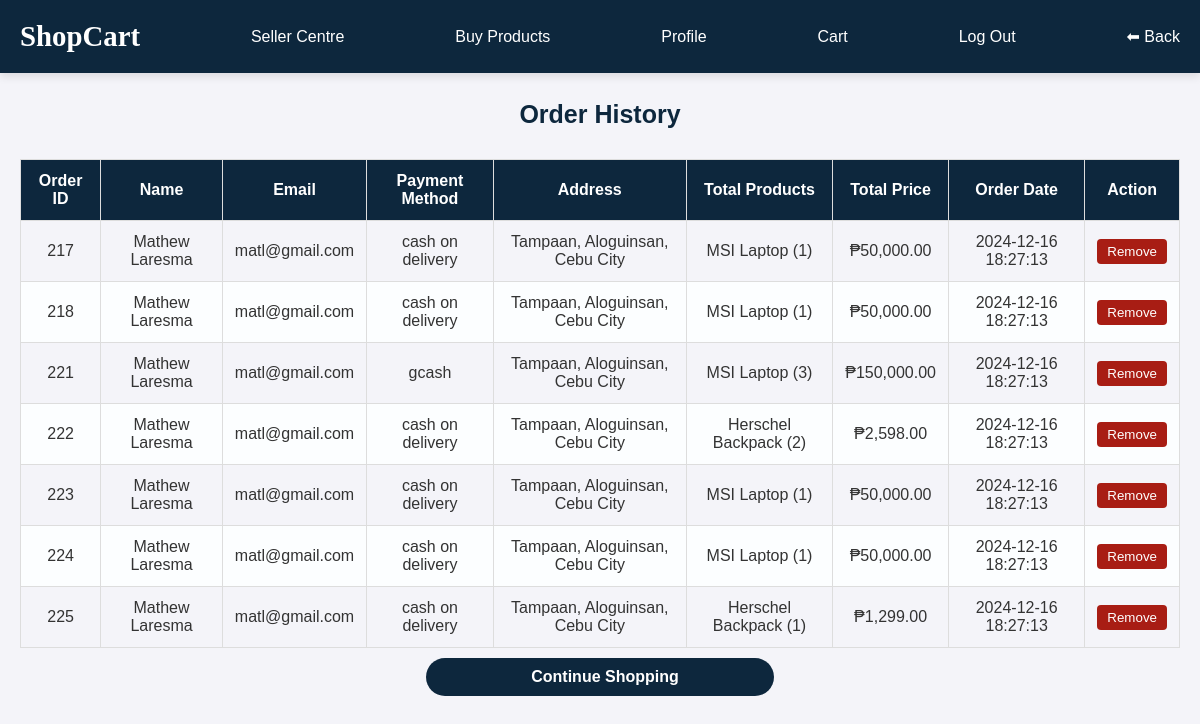
Screenshot of /Buyer/order_history.php (signed in) with the database file from the repository.
### tables this page shows
CREATE TABLE `orders` (
  `order_id` int(11) NOT NULL,
  `name` varchar(255) NOT NULL,
  `contact_number` varchar(12) NOT NULL,
  `email` varchar(100) NOT NULL,
  `payment_method` varchar(100) NOT NULL,
  `address` varchar(200) NOT NULL,
  `total_products` varchar(255) NOT NULL,
  `total_price` varchar(255) NOT NULL,
  `order_date` timestamp NOT NULL DEFAULT current_timestamp()
);

### Classes/Buyer.php (called while the page is built, shortened)
<?php
class Buyer extends User{
    private $db;
    private $buyer_id;
    public function __construct($db, $buyer_id = 0) {
        $this->db = $db;
        $this->buyer_id = $buyer_id;
    }
    public function getProfileDetails() {
        $query = "SELECT fname, lname, contact_number, email, address FROM buyers WHERE id = ?";
        $stmt = mysqli_prepare($this->db, $query);
        mysqli_stmt_bind_param($stmt, "i", $this->buyer_id);
        mysqli_stmt_execute($stmt);
        mysqli_stmt_bind_result($stmt, $fname, $lname, $contact_number, $email, $address);
        return [
            'name' => htmlspecialchars($fname) . ' ' . htmlspecialchars($lname),
            'contact_number' => htmlspecialchars($contact_number),
            'email' => htmlspecialchars($email),
            'address' => htmlspecialchars($address),
        ];
    }
public function fetchOrderHistory() {
    $buyerDetails = $this->getProfileDetails();
    $query = "SELECT * FROM orders WHERE email = ? ORDER BY order_date DESC";
    $stmt = mysqli_prepare($this->db, $query);
    mysqli_stmt_bind_param($stmt, "s", $buyerDetails['email']);
    mysqli_stmt_execute($stmt);
    return mysqli_stmt_get_result($stmt);
}
}
?>

### Buyer/order_history.php (the view, shortened to what this page needs)
<?php
require_once __DIR__ . "/../Classes/Buyer.php";
$buyerId = $_SESSION['buyer_id'];
$buyer = new Buyer($connect, $buyerId);
$orderHistory = $buyer->fetchOrderHistory();
?>
<!DOCTYPE html>
<html lang="en">
<head>
    <link rel="stylesheet" href="../css/order_history.css">
</head>
<body>
<div class="topnav">
    <h1><span>ShopCart</span></h1>
    <a href="../Seller/seller_sign_up.php">Seller Centre</a>
    <a href="../Buyer/buyer_page.php">Buy Products</a>
    <a href="../Buyer/buyer_profile.php" name="buyer_profile">Profile</a>
    <a href="../Buyer/cart.php">Cart</a>
    <a href="../log_out.php" name="log_out">Log Out</a>
    <a href="../Buyer/buyer_page.php" class="back-button">⬅ Back</a>
</div>
<div class="container">
<center><div class="heading">Order History</div></center>
    <table>
        <thead>
            <tr>
                <th>Order ID</th>
                <th>Name</th>
                <th>Email</th>
                <th>Payment Method</th>
                <th>Address</th>
                <th>Total Products</th>
                <th>Total Price</th>
                <th>Order Date</th>
                <th>Action</th>
            </tr>
        </thead>
        <tbody>
            <?php if ($orderHistory && mysqli_num_rows($orderHistory) > 0): ?>
                <?php while ($row = mysqli_fetch_assoc($orderHistory)): ?>
                    <tr>
                        <td><?= htmlspecialchars($row['order_id']); ?></td>
                        <td><?= htmlspecialchars($row['name']); ?></td>
                        <td><?= htmlspecialchars($row['email']); ?></td>
                        <td><?= htmlspecialchars($row['payment_method']); ?></td>
                        <td><?= htmlspecialchars($row['address']); ?></td>
                        <td><?= htmlspecialchars($row['total_products']); ?></td>
                        <td>₱<?= number_format($row['total_price'], 2); ?></td>
                        <td><?= htmlspecialchars($row['order_date']); ?></td>
                        <td>
                        <form action="" method="post">
                            <input type="submit" class="btn_remove" value="Remove" name="remove">
                        </form>
                        </td>
                    </tr>
                <?php endwhile; ?>
            <?php else: ?>
                    <tr>
                     <td colspan="8">No orders found.</td>
                    </tr>
            <?php endif; ?>
        </tbody>
    </table>
    <form action="buyer_page.php">
    <center><input type="submit" value="Continue Shopping" name="continue_shopping" class="btn"></center>
    </form>
</div>
</body>
</html>

### css/order_history.css (style rules this page uses)
* { margin: 0; padding: 0; box-sizing: border-box; font-family: Arial, sans-serif; }
body { background-color: #f4f4f9; color: #333; display: flex; flex-direction: column; align-items: center; padding: 20px; animation: transitionIn 0.5s ease-in-out; }
.topnav { background-color: #0d273d; color: #fff; display: flex; justify-content: space-between; align-items: center; width: 100%; box-shadow: 0px 4px 8px rgba(0, 0, 0, 0.1); position: fixed; z-index: 1000; padding: 10px 20px; top: 0; left: 0; margin: 0; }
.topnav h1 { font-size: 1.8rem; margin: 10px 0; }
.topnav h1 span { color: #ffffff; font-weight: bold; font-family: Georgia, 'Times New Roman', Times, serif; margin: 10px 0; }
.topnav a { color: #fff; margin-left: 20px; text-decoration: none; font-size: 1rem; }
h1 { margin-top: 20px; font-size: 2rem; }
.heading { display: inline-block; margin-bottom: 10px; margin-top: 80px; font-size: 25px; color: #0d273d; font-weight: bold; }
.btn { width: 30%; padding: 10px 10px; background-color: #0d273d; color: white; border: none; border-radius: 20px; font-size: 1rem; font-weight: bold; padding-left: 20px; cursor: pointer; margin-top: 10px; padding-bottom: 10px; transition: background-color 0.3s; text-align: center; align-items: center; text-decoration: none; }
.btn_remove { background-color: #a81d14; color: white; border: none; padding: 5px 10px; border-radius: 4px; cursor: pointer; transition: background-color 0.3s; }
table { width: 100%; border-collapse: collapse; margin-top: 20px; }
table th, table td { border: 1px solid #ddd; padding: 12px; text-align: center; }
table th { background-color: #0d273d; color: white; }
table tr:nth-child(even) { background-color: #fcfeff; }

### rows the page displays
orders: order_id "217", name "Mathew Laresma", email "matl@gmail.com", payment_method "cash on delivery", address "Tampaan, Aloguinsan, Cebu City", total_products "MSI Laptop (1)", total_price "50,000.00", order_date "2024-12-16 18:27:13"
orders: order_id "218", name "Mathew Laresma", email "matl@gmail.com", payment_method "cash on delivery", address "Tampaan, Aloguinsan, Cebu City", total_products "MSI Laptop (1)", total_price "50,000.00", order_date "2024-12-16 18:27:13"
orders: order_id "221", name "Mathew Laresma", email "matl@gmail.com", payment_method "gcash", address "Tampaan, Aloguinsan, Cebu City", total_products "MSI Laptop (3)", total_price "150,000.00", order_date "2024-12-16 18:27:13"
orders: order_id "222", name "Mathew Laresma", email "matl@gmail.com", payment_method "cash on delivery", address "Tampaan, Aloguinsan, Cebu City", total_products "Herschel Backpack (2)", total_price "2,598.00", order_date "2024-12-16 18:27:13"
orders: order_id "223", name "Mathew Laresma", email "matl@gmail.com", payment_method "cash on delivery", address "Tampaan, Aloguinsan, Cebu City", total_products "MSI Laptop (1)", total_price "50,000.00", order_date "2024-12-16 18:27:13"
orders: order_id "224", name "Mathew Laresma", email "matl@gmail.com", payment_method "cash on delivery", address "Tampaan, Aloguinsan, Cebu City", total_products "MSI Laptop (1)", total_price "50,000.00", order_date "2024-12-16 18:27:13"
orders: order_id "225", name "Mathew Laresma", email "matl@gmail.com", payment_method "cash on delivery", address "Tampaan, Aloguinsan, Cebu City", total_products "Herschel Backpack (1)", total_price "1,299.00", order_date "2024-12-16 18:27:13"
